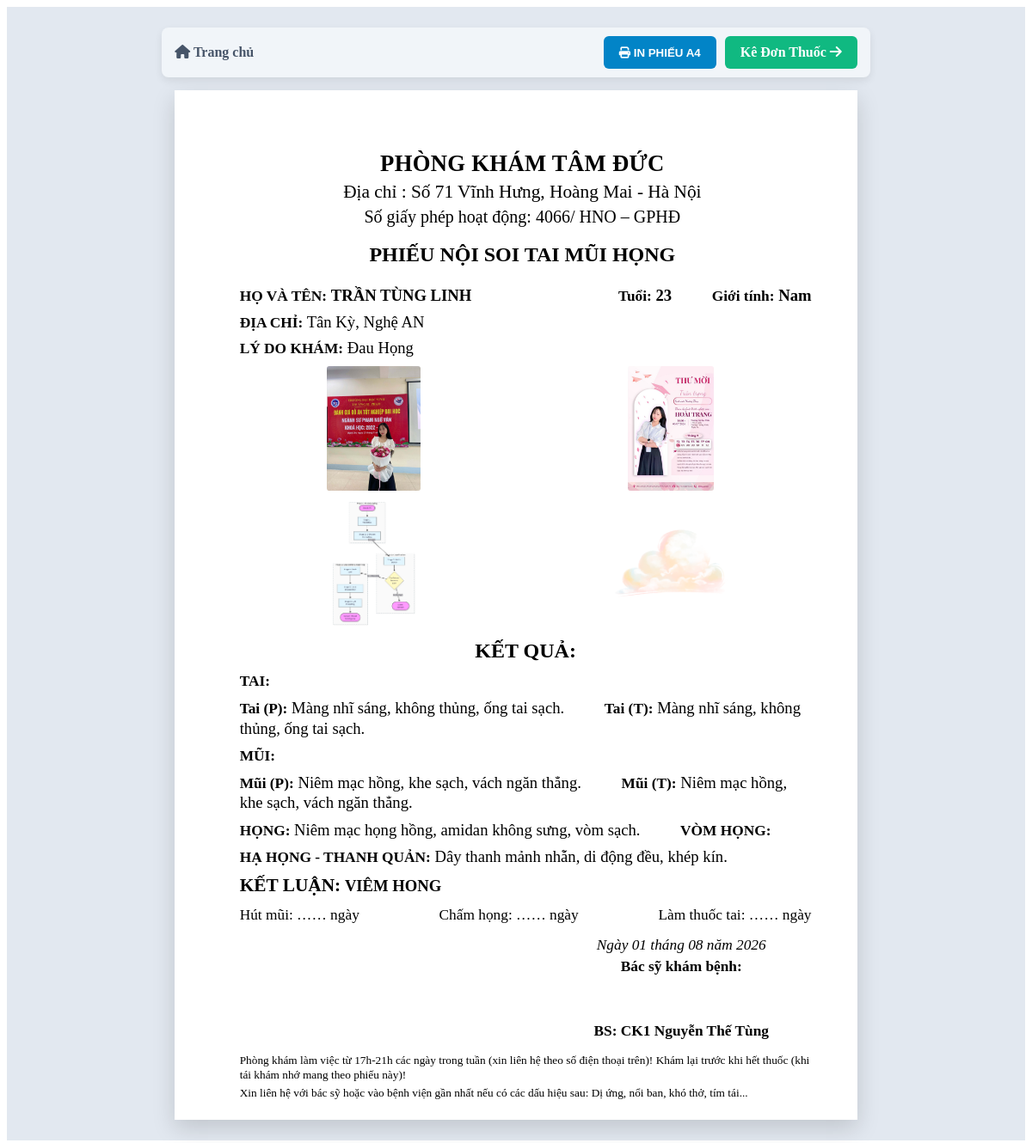
/print/noisoi/1, run on the app's committed database.
### tables this page shows
CREATE TABLE settings (
    key TEXT PRIMARY KEY,
    value TEXT
);

CREATE TABLE patients (
    id INTEGER PRIMARY KEY AUTOINCREMENT,
    full_name TEXT NOT NULL,
    age INTEGER,
    gender TEXT,
    address TEXT,
    symptom TEXT,
    created_at TIMESTAMP DEFAULT CURRENT_TIMESTAMP
);

CREATE TABLE examinations (
    id INTEGER PRIMARY KEY AUTOINCREMENT,
    patient_id INTEGER,
    tai_p TEXT,
    tai_t TEXT,
    mui_p TEXT,
    mui_t TEXT,
    vong_hong TEXT,
    thanh_quan TEXT,
    conclusion TEXT,
    image_1 TEXT,
    image_2 TEXT,
    image_3 TEXT,
    image_4 TEXT,
    hut_mui_days TEXT,
    cham_hong_days TEXT,
    lam_thuoc_tai_days TEXT,
    created_at TIMESTAMP DEFAULT CURRENT_TIMESTAMP,
    FOREIGN KEY (patient_id) REFERENCES patients(id)
);

### app.py (the view)
@app.route('/print/noisoi/<int:exam_id>')
def print_noisoi(exam_id):
    db = get_db()
    exam = db.execute('''
        SELECT e.*, p.full_name, p.age, p.gender, p.address, p.symptom
        FROM examinations e JOIN patients p ON e.patient_id = p.id
        WHERE e.id = ?
    ''', (exam_id,)).fetchone()
    return render_template('print_noisoi.html', exam=exam, settings=get_settings())

### app.py (called while the page is built)
def get_db():
    db = getattr(g, '_database', None)
    if db is None:
        db = g._database = sqlite3.connect(app.config['DATABASE'])
        db.row_factory = sqlite3.Row
    return db

@app.teardown_appcontext
def close_connection(exception):
    db = getattr(g, '_database', None)
    if db is not None:
        db.close()

def get_settings():
    db = get_db()
    db.execute('''
        CREATE TABLE IF NOT EXISTS settings (
            key TEXT PRIMARY KEY,
            value TEXT
        )
    ''')
    rows = db.execute('SELECT key, value FROM settings').fetchall()
    return {r['key']: r['value'] for r in rows}

### templates/print_noisoi.html (shortened to what this page needs)
<!DOCTYPE html>
<html lang="vi">
<head>
    <link rel="stylesheet" href="https://cdnjs.cloudflare.com/ajax/libs/font-awesome/6.4.0/css/all.min.css">
    <link rel="stylesheet" href="{{ url_for('static', filename='css/print.css') }}">
    <body>
        <div class="print-container">
        <div class="toolbar-no-print" style="max-width: 210mm; margin: 0 auto 15px auto; padding: 10px 15px; background: #f1f5f9; border-radius: 8px; display: flex; justify-content: space-between; align-items: center;">
            <a href="/" style="color: #475569; text-decoration: none; font-weight: bold;"><i class="fa-solid fa-house"></i> Trang chủ</a>
            <div style="display: flex; gap: 10px;">
                <button onclick="window.print()" style="background: #0284c7; color: #fff; border: none; padding: 10px 18px; border-radius: 6px; font-weight: bold; cursor: pointer;"><i class="fa-solid fa-print"></i> IN PHIẾU A4</button>
                <a href="/donthuoc/{{ exam.id }}" style="background: #10b981; color: #fff; text-decoration: none; padding: 10px 18px; border-radius: 6px; font-weight: bold;">Kê Đơn Thuốc <i class="fa-solid fa-arrow-right"></i></a>
            </div>
        </div>
        <div class="page-a4">
            <div class="clinic-name">{{ settings.clinic_name }}</div>
            <div class="clinic-address">Địa chỉ : {{ settings.clinic_address }}</div>
            <div class="clinic-license">Số giấy phép hoạt động: {{ settings.clinic_license }}</div>
            <div class="form-title">PHIẾU NỘI SOI TAI MŨI HỌNG</div>
            <div class="patient-row">
                <div><span class="label">HỌ VÀ TÊN:</span> <span class="font-bold" style="text-transform: uppercase;">{{ exam.full_name }}</span></div>
                <div>
                    <span class="label">Tuổi:</span> <span class="font-bold">{{ exam.age }}</span> &nbsp;&nbsp;&nbsp;&nbsp;&nbsp;&nbsp;&nbsp;&nbsp;
                    <span class="label">Giới tính:</span> <span class="font-bold">{{ exam.gender }}</span>
                </div>
            </div>
            <div class="row-info">
                <span class="label">ĐỊA CHỈ:</span> <span>{{ exam.address }}</span>
            </div>
            <div class="row-info">
                <span class="label">LÝ DO KHÁM:</span> <span>{{ exam.symptom }}</span>
            </div>
            {% if exam.image_1 or exam.image_2 or exam.image_3 or exam.image_4 %}
            <div class="grid-images-a4">
                    {% if exam.image_1 %}
                    <div class="img-box-a4">
                        <img src="/static/uploads/{{ exam.image_1 }}">
                    </div>
                    {% endif %}
                    {% if exam.image_2 %}
                    <div class="img-box-a4">
                        <img src="/static/uploads/{{ exam.image_2 }}">
                    </div>
                    {% endif %}
                    {% if exam.image_3 %}
                    <div class="img-box-a4">
                        <img src="/static/uploads/{{ exam.image_3 }}">
                    </div>
                    {% endif %}
                    {% if exam.image_4 %}
                    <div class="img-box-a4">
                        <img src="/static/uploads/{{ exam.image_4 }}">
                    </div>
                    {% endif %}
            </div>
            {% endif %}
            <div class="section-label">KẾT QUẢ:</div>
            <div class="result-line"><span class="label">TAI:</span></div>
            <div class="result-line">
                <span class="label">Tai (P):</span> {{ exam.tai_p }} &nbsp;&nbsp;&nbsp;&nbsp;&nbsp;&nbsp;&nbsp;&nbsp;
                <span class="label">Tai (T):</span> {{ exam.tai_t }}
            </div>
            <div class="result-line"><span class="label">MŨI:</span></div>
            <div class="result-line">
                <span class="label">Mũi (P):</span> {{ exam.mui_p }} &nbsp;&nbsp;&nbsp;&nbsp;&nbsp;&nbsp;&nbsp;&nbsp;
                <span class="label">Mũi (T):</span> {{ exam.mui_t }}
            </div>
            <div class="result-line">
                <span class="label">HỌNG:</span> {{ exam.vong_hong }} &nbsp;&nbsp;&nbsp;&nbsp;&nbsp;&nbsp;&nbsp;&nbsp; <span class="label">VÒM HỌNG:</span>
            </div>
            <div class="result-line">
                <span class="label">HẠ HỌNG - THANH QUẢN:</span> {{ exam.thanh_quan }}
            </div>
            <div class="conclusion-line">
                <span class="label">KẾT LUẬN:</span> <span class="font-bold" style="text-transform: uppercase;">{{ exam.conclusion }}</span>
            </div>
            <div class="procedures-line">
                <div>Hút mũi: …<b>{{ exam.hut_mui_days or '' }}</b>… ngày</div>
                <div>Chấm họng: …<b>{{ exam.cham_hong_days or '' }}</b>… ngày</div>
                <div>Làm thuốc tai: …<b>{{ exam.lam_thuoc_tai_days or '' }}</b>… ngày</div>
            </div>
            <div class="footer-sign">
                <div class="sign-box">
                    <div class="sign-date">Ngày {{ exam.created_at[8:10] }} tháng {{ exam.created_at[5:7] }} năm {{ exam.created_at[:4] }}</div>
                    <div class="sign-role">Bác sỹ khám bệnh:</div>
                    <div class="sign-name">BS: {{ settings.doctor_name }}</div>
                </div>
            </div>
            <div class="footer-note">
                <div>Phòng khám làm việc từ 17h-21h các ngày trong tuần (xin liên hệ theo số điện thoại trên)! Khám lại trước khi hết thuốc (khi tái khám nhớ mang theo phiếu này)!</div>
                <div>Xin liên hệ với bác sỹ hoặc vào bệnh viện gần nhất nếu có các dấu hiệu sau: Dị ứng, nổi ban, khó thở, tím tái...</div>
            </div>
        </div>
</body>
</html>

### static/css/print.css (style rules this page uses)
.print-container { background-color: #e2e8f0; min-height: 100vh; padding: 24px 0; display: flex; flex-direction: column; align-items: center; }
.page-a4 { background: #ffffff; width: 210mm; min-height: 297mm; padding: 12mm 15mm; box-shadow: 0 10px 25px rgba(0, 0, 0, 0.15); box-sizing: border-box; font-family: 'Times New Roman', serif; font-size: 15px; color: #000; line-height: 1.4; position: relative; }
.toolbar-no-print { width: 100%; max-width: 800px; background: #ffffff; padding: 14px 20px; border-radius: 12px; box-shadow: 0 4px 10px rgba(0,0,0,0.08); margin-bottom: 20px; display: flex; justify-content: space-between; align-items: center; }

### templates/print_noisoi.html (style rules this page uses)
.page-a4 { width: 210mm; min-height: 297mm; margin: 0 auto; padding: 18.35mm 14.11mm 4.94mm 17.99mm; box-sizing: border-box; font-family: "Times New Roman", Times, serif; color: #000000; font-size: 14pt; line-height: 1.25; }
.font-bold { font-weight: bold; }
.clinic-name { font-size: 20pt; font-weight: bold; text-align: center; letter-spacing: 0.3px; margin: 0; }
.clinic-address { font-size: 16pt; text-align: center; margin: 2pt 0 0 0; }
.clinic-license { font-size: 15pt; text-align: center; margin: 2pt 0 12pt 0; }
.form-title { font-size: 18pt; font-weight: bold; text-align: center; margin: 10pt 0 16pt 0; }
.patient-row { display: flex; justify-content: space-between; font-size: 14pt; line-height: 1.25; margin: 0 0 6pt 0; padding-left: 2mm; }
.patient-row .label { font-weight: bold; font-size: 13pt; }
.row-info { font-size: 14pt; line-height: 16.05pt; margin: 0 0 6pt 0; padding-left: 2mm; }
.row-info .label { font-weight: bold; font-size: 13pt; }
.grid-images-a4 { display: grid; grid-template-columns: 1fr 1fr; gap: 12px 20px; margin: 10px 0 14px 0; justify-items: center; align-items: center; }
.img-box-a4 { text-align: center; border: none !important; padding: 0; width: 100%; display: flex; flex-direction: column; align-items: center; justify-content: center; }
.img-box-a4 img { height: 145px; width: auto; max-width: 95%; object-fit: contain; display: block; margin: 0 auto; border-radius: 3px; }
.section-label { font-size: 18pt; font-weight: bold; text-align: center; margin: 9pt 0 6pt 0; padding-left: 2mm; }
.result-line { font-size: 14pt; margin: 0 0 6pt 0; padding-left: 2mm; }
.result-line .label { font-weight: bold; font-size: 13pt; }
.conclusion-line { font-size: 14pt; margin: 6pt 0 6pt 0; padding-left: 2mm; }
.conclusion-line .label { font-weight: bold; font-size: 16pt; }
.procedures-line { display: flex; justify-content: space-between; font-size: 13pt; margin: 8pt 0 0 0; padding-left: 2mm; }
.footer-sign { display: flex; justify-content: space-between; margin-top: 10pt; page-break-inside: avoid; }
.sign-box { font-size: 13pt; text-align: center; width: 45%; margin-left: auto; }
.sign-box .sign-date { font-style: italic; text-align: center; margin-bottom: 2pt; }
.sign-box .sign-role { font-weight: bold; text-align: center; margin-bottom: 40pt; }
.sign-box .sign-name { font-weight: bold; text-align: center; }
.footer-note { font-size: 10pt; margin-top: 12pt; padding-left: 2mm; }
.footer-note div { margin-bottom: 3pt; }

### data on the page
settings: clinic_name "PHÒNG KHÁM TÂM ĐỨC"
settings: clinic_address "Số 71 Vĩnh Hưng, Hoàng Mai - Hà Nội"
settings: clinic_license "4066/ HNO – GPHĐ"
patients: full_name "TRẦN TÙNG LINH", age "23", gender "Nam", address "Tân Kỳ, Nghệ AN", symptom "Đau Họng"
examinations: image_1 (picture), image_2 (picture), image_3 (picture), image_4 (picture), tai_p "Màng nhĩ sáng, không thủng, ống tai sạch.", tai_t "Màng nhĩ sáng, không thủng, ống tai sạch.", mui_p "Niêm mạc hồng, khe sạch, vách ngăn thẳng.", mui_t "Niêm mạc hồng, khe sạch, vách ngăn thẳng.", vong_hong "Niêm mạc họng hồng, amidan không sưng, vòm sạch.", thanh_quan "Dây thanh mảnh nhẵn, di động đều, khép kín.", conclusion "VIÊM HONG", created_at "01", created_at "08", created_at "2026"
settings: doctor_name "CK1 Nguyễn Thế Tùng"
